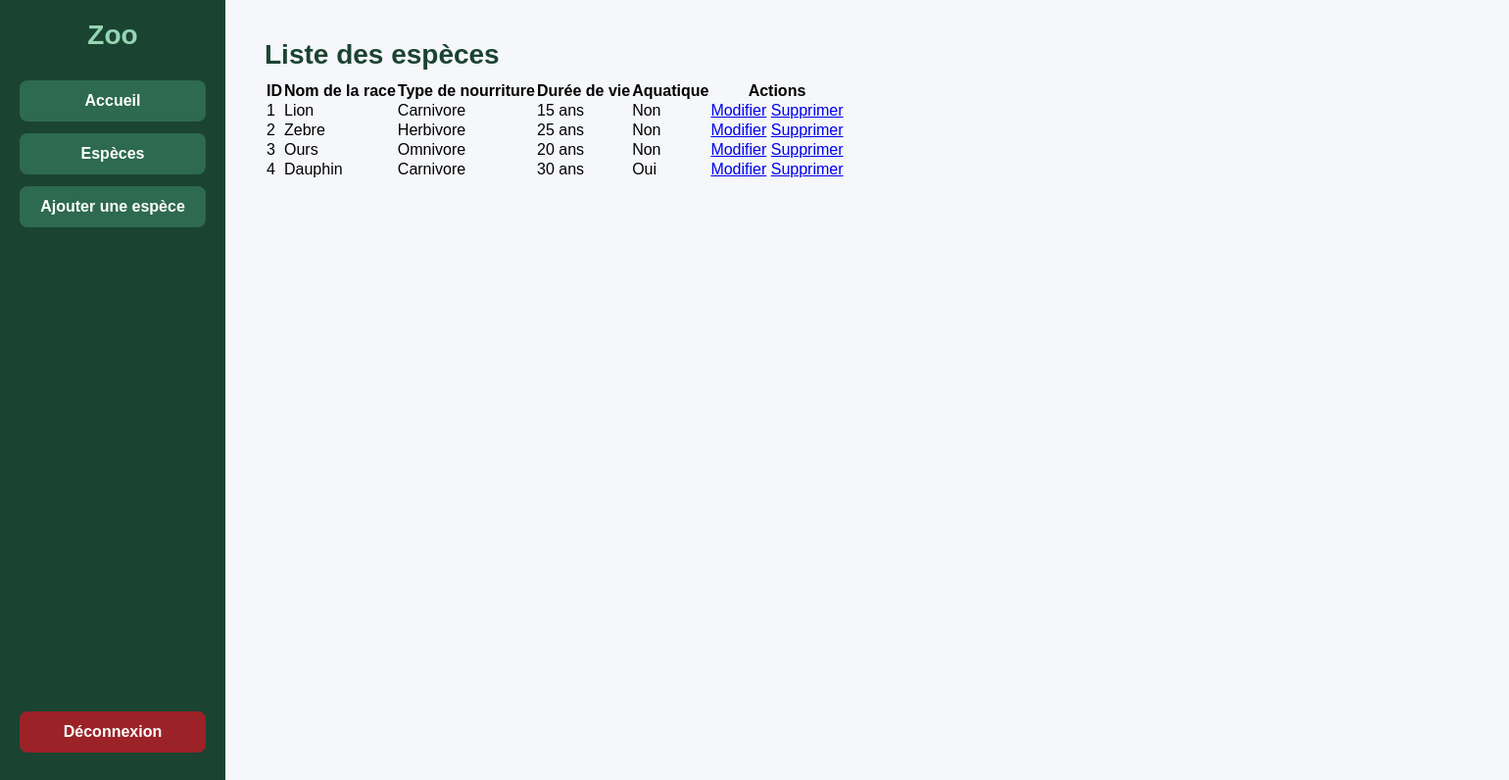
The app's page /especes.php (signed in) with its own data.
### tables this page shows
CREATE TABLE `especes` (
  `id` int NOT NULL,
  `nom_race` varchar(30) NOT NULL,
  `type_nourriture` enum('Carnivore','Herbivore','Omnivore') NOT NULL,
  `duree_de_vie` int NOT NULL,
  `animal_aquatique` tinyint(1) NOT NULL DEFAULT '0'
);

### especes.php (the view, shortened to what this page needs)
<?php
include("connexion.php");
$sql = "SELECT * FROM especes";
$resultat = mysqli_query($conn, $sql);
?>
<!DOCTYPE html>
<html lang="fr">
<head>
    <link rel="stylesheet" href="style2.css">
</head>
<body>
<div class="conteneur">
    <div class="menu">
        <h2>Zoo</h2>
        <a href="accueil.php">Accueil</a>
        <a href="especes.php">Espèces</a>
        <a href="ajout_espece.php">Ajouter une espèce</a>
        <a href="logout.php">Déconnexion</a>
    </div>
    <div class="contenu">
        <h1>Liste des espèces</h1>
        <table>
            <tr>
                <th>ID</th>
                <th>Nom de la race</th>
                <th>Type de nourriture</th>
                <th>Durée de vie</th>
                <th>Aquatique</th>
                <th>Actions</th>
            </tr>
            <?php while ($espece = mysqli_fetch_assoc($resultat)) { ?>
                <tr>
                    <td><?php echo $espece['id']; ?></td>
                    <td><?php echo $espece['nom_race']; ?></td>
                    <td><?php echo $espece['type_nourriture']; ?></td>
                    <td><?php echo $espece['duree_de_vie']; ?> ans</td>
                    <td>
                        <?php
                        if ($espece['animal_aquatique'] == 1) {
                            echo "Oui";
                        } else {
                            echo "Non";
                        }
                        ?>
                    </td>
                    <td>
                        <a href="modifier_espece.php?id=<?php echo $espece['id']; ?>">Modifier</a>
                        <a href="supprimer_espece.php?id=<?php echo $espece['id']; ?>" onclick="return confirm('Supprimer cette espèce ?')">Supprimer</a>
                    </td>
                </tr>
            <?php } ?>
        </table>
    </div>
</div>
</body>
</html>

### style2.css (style rules this page uses)
* { margin: 0; padding: 0; box-sizing: border-box; }
body { font-family: Arial, sans-serif; background-color: #f5f7fa; }
.conteneur { display: flex; min-height: 100vh; }
.menu { width: 230px; background: #1b4332; padding: 20px; display: flex; flex-direction: column; }
.menu h2 { color: #95d5b2; text-align: center; margin-bottom: 30px; font-size: 28px; }
.menu a { text-decoration: none; color: white; background: #2d6a4f; padding: 12px; margin-bottom: 12px; border-radius: 8px; text-align: center; transition: 0.3s; font-weight: bold; }
.menu a:last-child { margin-top: auto; background: #9b2226; }
.contenu { flex: 1; padding: 40px; }
.contenu h1 { font-size: 28px; color: #1b4332; margin-bottom: 10px; }
.contenu { background: #f5f7fa; }
.contenu::before { content: ""; display: block; background: white; padding: 30px; border-radius: 15px; width: 100%; height: auto; position: absolute; z-index: -1; }

### records on screen
especes: id "1", nom_race "Lion", type_nourriture "Carnivore", duree_de_vie "15", animal_aquatique "Non"
especes: id "2", nom_race "Zebre", type_nourriture "Herbivore", duree_de_vie "25", animal_aquatique "Non"
especes: id "3", nom_race "Ours", type_nourriture "Omnivore", duree_de_vie "20", animal_aquatique "Non"
especes: id "4", nom_race "Dauphin", type_nourriture "Carnivore", duree_de_vie "30", animal_aquatique "Oui"
